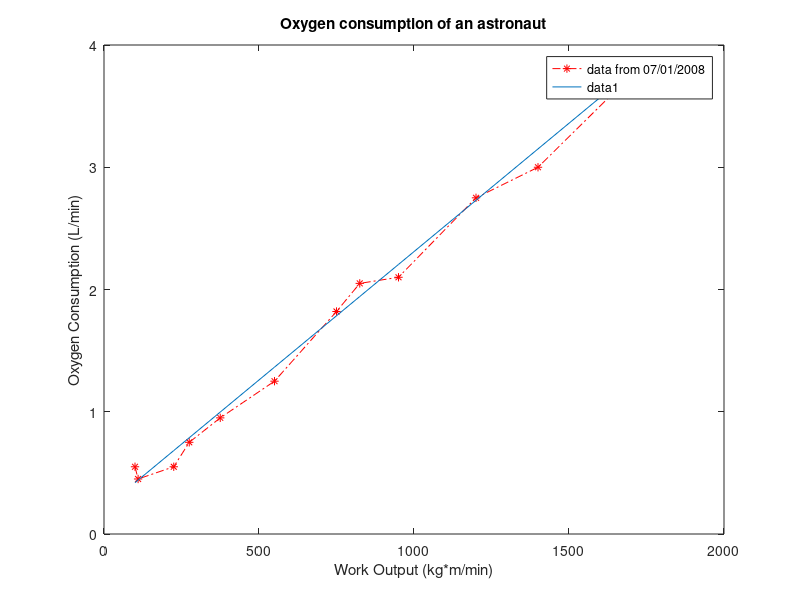

Write MATLAB code to recreate this figure.
%Excercise_122%
%Date: 10/01/2012
%Author: Jason Hsu

%%%%%%
%Data%
%%%%%%
W = [100 110 225 275 375 550 750 825 950 1200 1400 1700];
Cons = [0.55 0.45 0.55 0.75 0.95 1.25 1.82 2.05 2.10 2.75 3.00 3.75];

%%%%%%%%%%%%%%
%Calculations%
%%%%%%%%%%%%%%
plot(W,Cons,'-.r*')
xlabel('Work Output (kg*m/min)')
ylabel('Oxygen Consumption (L/min)')
legend('data from 07/01/2008')
title('Oxygen consumption of an astronaut')

ModelCons = [0.0021*W+0.21];
hold on;
plot(W,ModelCons)